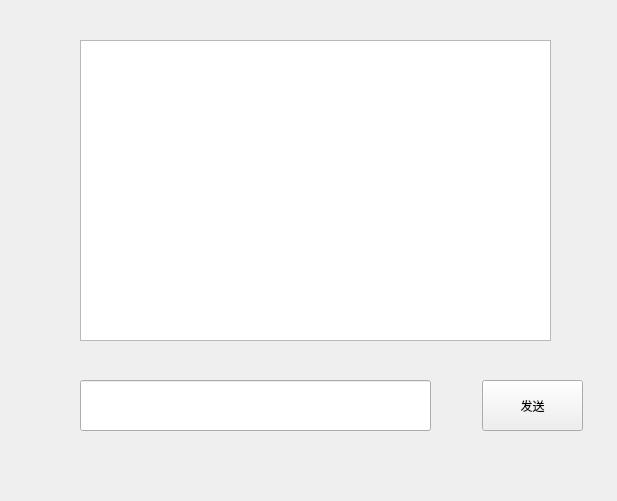
<?xml version="1.0" encoding="UTF-8"?>
<ui version="4.0">
 <class>Chat</class>
 <widget class="QWidget" name="Chat">
  <property name="geometry">
   <rect>
    <x>0</x>
    <y>0</y>
    <width>617</width>
    <height>501</height>
   </rect>
  </property>
  <property name="windowTitle">
   <string>Form</string>
  </property>
  <widget class="QPushButton" name="send_PB">
   <property name="geometry">
    <rect>
     <x>482</x>
     <y>380</y>
     <width>101</width>
     <height>51</height>
    </rect>
   </property>
   <property name="text">
    <string>发送</string>
   </property>
  </widget>
  <widget class="QLineEdit" name="inout_le">
   <property name="geometry">
    <rect>
     <x>80</x>
     <y>380</y>
     <width>351</width>
     <height>51</height>
    </rect>
   </property>
  </widget>
  <widget class="QTextEdit" name="show_te">
   <property name="geometry">
    <rect>
     <x>80</x>
     <y>40</y>
     <width>471</width>
     <height>301</height>
    </rect>
   </property>
   <property name="readOnly">
    <bool>true</bool>
   </property>
  </widget>
 </widget>
 <resources/>
 <connections/>
</ui>
